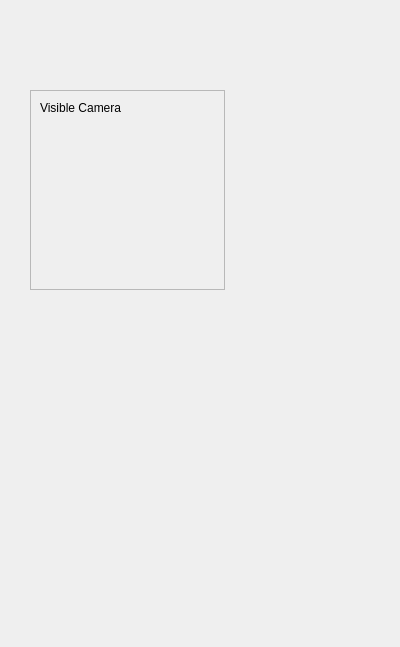
<?xml version="1.0" encoding="UTF-8"?>
<ui version="4.0">
 <class>Form</class>
 <widget class="QWidget" name="Form">
  <property name="geometry">
   <rect>
    <x>0</x>
    <y>0</y>
    <width>400</width>
    <height>647</height>
   </rect>
  </property>
  <property name="windowTitle">
   <string>Form</string>
  </property>
  <widget class="QFrame" name="frame_3">
   <property name="geometry">
    <rect>
     <x>30</x>
     <y>90</y>
     <width>195</width>
     <height>200</height>
    </rect>
   </property>
   <property name="minimumSize">
    <size>
     <width>195</width>
     <height>200</height>
    </size>
   </property>
   <property name="maximumSize">
    <size>
     <width>195</width>
     <height>200</height>
    </size>
   </property>
   <property name="frameShape">
    <enum>QFrame::StyledPanel</enum>
   </property>
   <property name="frameShadow">
    <enum>QFrame::Raised</enum>
   </property>
   <widget class="QLabel" name="label_4">
    <property name="geometry">
     <rect>
      <x>10</x>
      <y>10</y>
      <width>171</width>
      <height>16</height>
     </rect>
    </property>
    <property name="text">
     <string>Visible Camera</string>
    </property>
   </widget>
   <widget class="QLabel" name="labelSnapshotThumbnail_4">
    <property name="geometry">
     <rect>
      <x>10</x>
      <y>30</y>
      <width>171</width>
      <height>141</height>
     </rect>
    </property>
    <property name="text">
     <string/>
    </property>
    <property name="pixmap">
     <pixmap resource="vis_gallery_resources.qrc">:/samples/images/vis_gallery/example_vis_camera_13.jpg</pixmap>
    </property>
    <property name="scaledContents">
     <bool>true</bool>
    </property>
   </widget>
  </widget>
 </widget>
 <resources>
  <include location="oct_gallery_resources.qrc"/>
  <include location="vis_gallery_resources.qrc"/>
 </resources>
 <connections/>
</ui>
